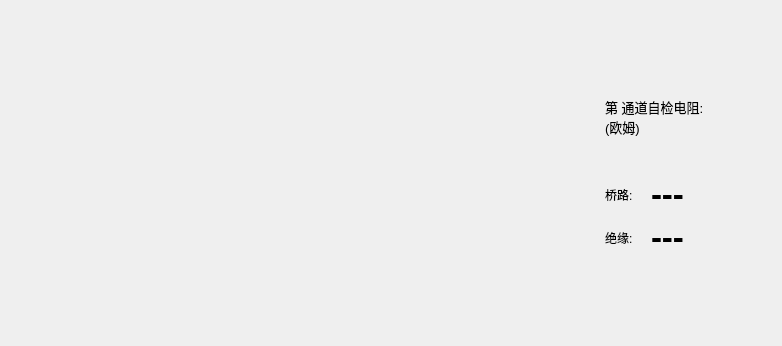
<?xml version="1.0" encoding="UTF-8"?>
<ui version="4.0">
 <class>ChannelTest</class>
 <widget class="QWidget" name="ChannelTest">
  <property name="geometry">
   <rect>
    <x>0</x>
    <y>0</y>
    <width>782</width>
    <height>342</height>
   </rect>
  </property>
  <property name="windowTitle">
   <string>Form</string>
  </property>
  <layout class="QHBoxLayout" name="horizontalLayout" stretch="10,0,3">
   <item>
    <widget class="QWidget" name="ChannelMap" native="true">
     <property name="minimumSize">
      <size>
       <width>583</width>
       <height>324</height>
      </size>
     </property>
    </widget>
   </item>
   <item>
    <spacer name="horizontalSpacer">
     <property name="orientation">
      <enum>Qt::Horizontal</enum>
     </property>
     <property name="sizeHint" stdset="0">
      <size>
       <width>5</width>
       <height>20</height>
      </size>
     </property>
    </spacer>
   </item>
   <item>
    <layout class="QVBoxLayout" name="verticalLayout" stretch="3,2,1,0,0,3">
     <item>
      <spacer name="verticalSpacer">
       <property name="orientation">
        <enum>Qt::Vertical</enum>
       </property>
       <property name="sizeHint" stdset="0">
        <size>
         <width>20</width>
         <height>40</height>
        </size>
       </property>
      </spacer>
     </item>
     <item>
      <widget class="QLabel" name="lb_No">
       <property name="font">
        <font>
         <pointsize>10</pointsize>
        </font>
       </property>
       <property name="text">
        <string>第 通道自检电阻:  
(欧姆)</string>
       </property>
       <property name="alignment">
        <set>Qt::AlignLeading|Qt::AlignLeft|Qt::AlignVCenter</set>
       </property>
      </widget>
     </item>
     <item>
      <spacer name="verticalSpacer_3">
       <property name="orientation">
        <enum>Qt::Vertical</enum>
       </property>
       <property name="sizeHint" stdset="0">
        <size>
         <width>20</width>
         <height>40</height>
        </size>
       </property>
      </spacer>
     </item>
     <item>
      <layout class="QHBoxLayout" name="horizontalLayout_2" stretch="1,3">
       <item>
        <widget class="QLabel" name="lb_No_2">
         <property name="text">
          <string>桥路:</string>
         </property>
        </widget>
       </item>
       <item>
        <widget class="QLabel" name="lb_value1">
         <property name="font">
          <font>
           <pointsize>25</pointsize>
           <weight>75</weight>
           <bold>true</bold>
          </font>
         </property>
         <property name="text">
          <string>---</string>
         </property>
        </widget>
       </item>
      </layout>
     </item>
     <item>
      <layout class="QHBoxLayout" name="horizontalLayout_3" stretch="1,3">
       <item>
        <widget class="QLabel" name="lb_No_3">
         <property name="text">
          <string>绝缘:</string>
         </property>
        </widget>
       </item>
       <item>
        <widget class="QLabel" name="lb_value2">
         <property name="font">
          <font>
           <pointsize>25</pointsize>
           <weight>75</weight>
           <bold>true</bold>
          </font>
         </property>
         <property name="text">
          <string>---</string>
         </property>
        </widget>
       </item>
      </layout>
     </item>
     <item>
      <spacer name="verticalSpacer_2">
       <property name="orientation">
        <enum>Qt::Vertical</enum>
       </property>
       <property name="sizeHint" stdset="0">
        <size>
         <width>20</width>
         <height>40</height>
        </size>
       </property>
      </spacer>
     </item>
    </layout>
   </item>
  </layout>
 </widget>
 <resources/>
 <connections/>
</ui>
